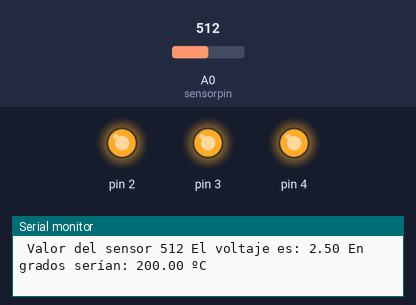
Bench run of a sketch on a simulated Arduino Uno, built with avr-gcc and run on an emulated ATmega328P. Parts: output pins drawn as LEDs (lit = HIGH), the last lines printed to the serial monitor. The test bench sets the inputs (shaded band); at power-on: A0 (sensorpin) = 512.

Above: at 1.8 s.
1.9 s: A0 (sensorpin) set to 176
3.4 s: A0 (sensorpin) set to 159
At 5.2 s:
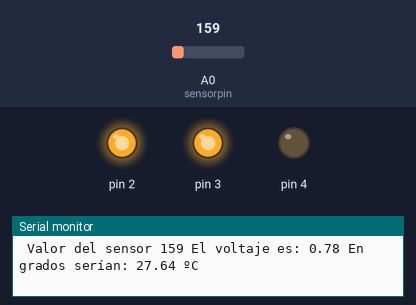
5.5 s: A0 (sensorpin) set to 122
At 7.2 s:
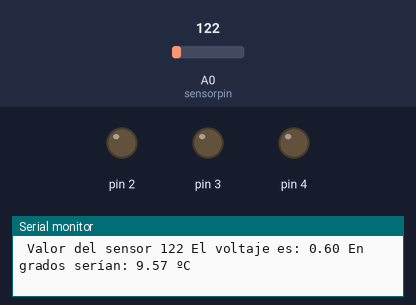
7.5 s: A0 (sensorpin) set to 306
At 9.2 s:
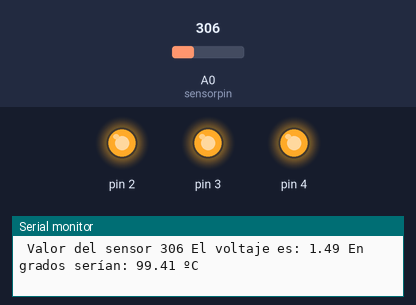
9.5 s: A0 (sensorpin) set to 0
At 11.5 s:
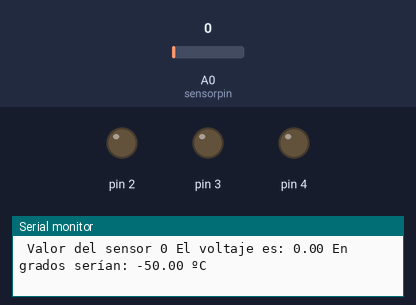
Timing chart, 0 to 12.5 s (numbered marks = the images above; inputs shaded):
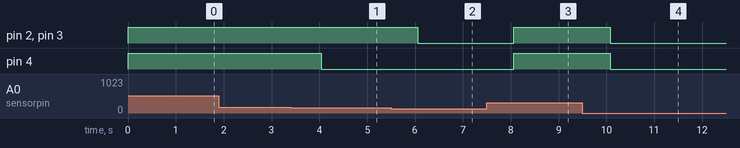

The sketch:

Sensor_de_temperatura.ino
```cpp
  const int sensorpin = A0;
  const float temperaturabase = 22.0;

void setup() {

  Serial.begin (9600);

  for (int i=2; i<=4; i++){

    pinMode (i, OUTPUT);
    digitalWrite (i, LOW);
  }

}

void loop() {

  int sensorvalor = analogRead (sensorpin);
  Serial.print ("\n Valor del sensor ");
  Serial.print (sensorvalor);

  float voltaje = (sensorvalor * 5.0) / 1024.0;

  Serial.print (" El voltaje es: ");
  Serial.print (voltaje);

  Serial.print ( " En grados serían: ");
  float temperaturareal = (voltaje/0.01) -50.0;
  Serial.print (temperaturareal);
   Serial.print (" ºC ");


  if (temperaturareal < temperaturabase){

    digitalWrite (2,LOW);
    digitalWrite(3, LOW);
    digitalWrite(4,LOW);
  }
    else if (temperaturareal > temperaturabase+2 && temperaturareal < temperaturabase+4){

     digitalWrite (2,HIGH);
    digitalWrite(3, LOW);
    digitalWrite(4,LOW);
    }

    else if (temperaturareal > temperaturabase+4 && temperaturareal < temperaturabase+6){

       digitalWrite (2,HIGH);
      digitalWrite(3, HIGH);
      digitalWrite(4,LOW);
    }
else if (temperaturareal >temperaturabase+6){

       digitalWrite (2,HIGH);
      digitalWrite(3, HIGH);
      digitalWrite(4,HIGH);
    }

    delay(1000);
}
```

Measured:
- the behaviour switches between 160 and 159 on A0 (sensorpin) (found by bisection; images 0 and 1)
- after the input at 3.4 s, pin 4: HIGH → LOW after 0.64 s
- after the input at 5.5 s, pin 2, pin 3: HIGH → LOW after 0.55 s
- after the input at 7.5 s, pin 2–4: LOW → HIGH after 0.57 s
- after the input at 9.5 s, pin 2–4: HIGH → LOW after 0.58 s
